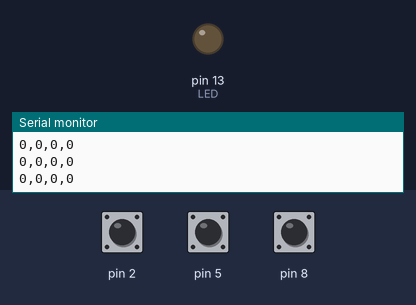
Bench run of a sketch on a simulated Arduino Uno, built with avr-gcc and run on an emulated ATmega328P. Parts: output pins drawn as LEDs (lit = HIGH), the last lines printed to the serial monitor. Inputs (shaded band) come from the test bench; at power-on: pin 2 HIGH, pin 5 HIGH, pin 8 HIGH.

Above: at 1.2 s.
1.3 s: pin 2 pulled LOW for 0.15 s
At 1.39 s:
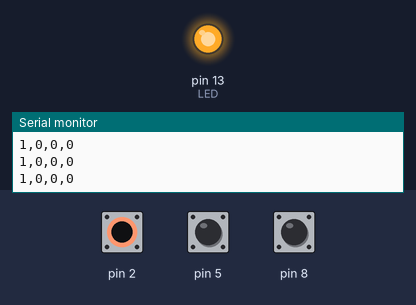
2.9 s: pin 5 pulled LOW for 3.2 s
At 7.3 s:
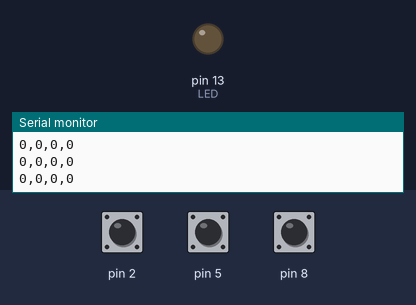
9.1 s: pin 2 pulled LOW for 3.2 s
At 9.5 s:
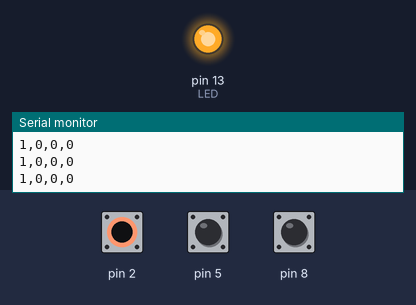
13.8 s: pin 8 pulled LOW for 3.2 s
At 17.6 s:
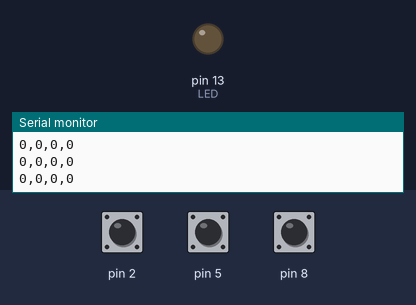
18.5 s: pin 2 driven LOW and pin 5 driven LOW
At 19.1 s:
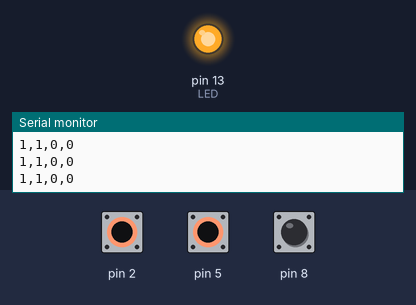
Timing chart, 0 to 21.5 s (numbered marks = the images above; inputs shaded):
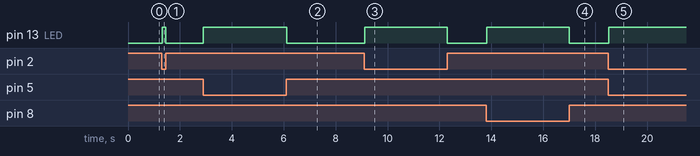

Measured:
- after the input at 1.3 s, pin 13 (LED): LOW → HIGH at once, → LOW 0.14 s later
- after the input at 2.9 s, pin 13 (LED): LOW → HIGH at once, → LOW 3.2 s later
- after the input at 9.1 s, pin 13 (LED): LOW → HIGH at once, → LOW 3.2 s later
- after the input at 13.8 s, pin 13 (LED): LOW → HIGH at once, → LOW 3.2 s later
- after the input at 18.5 s, pin 13 (LED): LOW → HIGH at once

The sketch:

PaperInterfaceArduino.ino
```cpp
// (licence header left out)
#include<CapacitiveSensor.h>

CapacitiveSensor sensorLeft = CapacitiveSensor(4,2);
CapacitiveSensor sensorMiddle = CapacitiveSensor(4,5);
CapacitiveSensor sensorRight = CapacitiveSensor(4,8);

int th = 120;
int LED = 13;

int buttonLeft = 0;
int buttonMiddle = 0;
int buttonRight = 0;

String message = "";

void setup()
{
  Serial.begin(9600);
  pinMode(LED, OUTPUT);
}

void loop()
{
  long sensorLeftValue = sensorLeft.capacitiveSensor(30);
  long sensorMiddleValue = sensorMiddle.capacitiveSensor(30);
  long sensorRightValue = sensorRight.capacitiveSensor(30);

  if (sensorLeftValue > th || sensorMiddleValue > th || sensorRightValue > th)
  {
    digitalWrite(LED, HIGH);
  }
  else
  {
    digitalWrite(LED, LOW);
  }

  if (sensorLeftValue > th)
  {
    buttonLeft = 1;
  }
  else
  {
    buttonLeft = 0;
  }

  if (sensorMiddleValue > th)
  {
    buttonMiddle = 1;
  }
  else
  {
    buttonMiddle = 0;
  }

  if (sensorRightValue > th)
  {
    buttonRight = 1;
  }
  else
  {
    buttonRight = 0;
  }
  message = String(buttonLeft)+","+String(buttonMiddle)+","+String(buttonRight)+","+String(0);
  Serial.println(message);

  delay(10);
}
```
